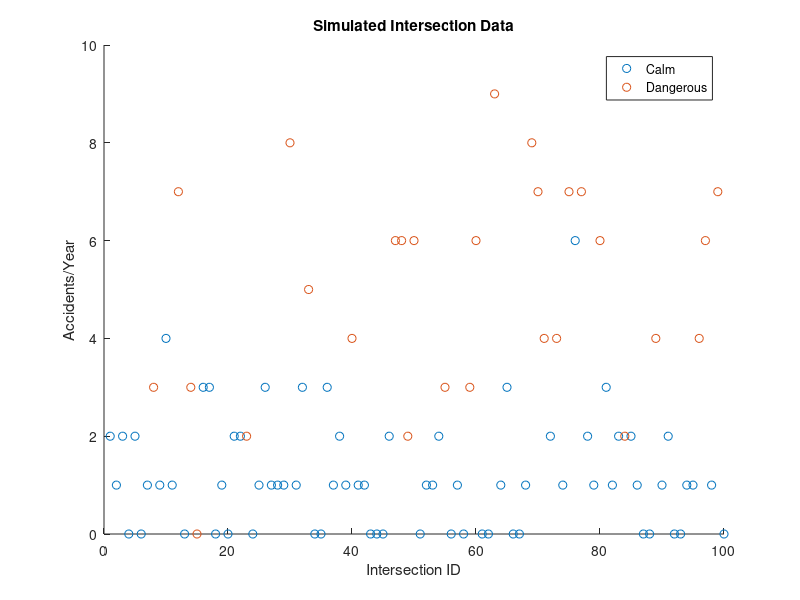

Reproduce this figure in MATLAB. (Note: this script raises an error after producing the figure.)
%% Project3_Question1.m
%  code to see results from Project 3, Question 1
%  code to run EM algorithm is attached as a MATLAB function

%% Generate fake data to test algorithm, based on generative model
piParam = 0.3; % for Bernoulli distribution
lambdaD = 5; % lambda for dangerous intersections
lambdaC = 1; % lambda for calm intersections
N = 100;
X = zeros(N,1); % 1000 data points
Z = zeros(N,1);
for ii=1:N
    Z(ii) = binornd(1,piParam); % latent variable
    if Z(ii)==1
        X(ii) = poissrnd(lambdaD); % generate fake observed accident count 
                       % for dangerous intersections
    elseif Z(ii)==0
        X(ii) = poissrnd(lambdaC); % generate fake observed accidents for calm
                       % intersections
    end
end

figure;
gscatter(1:N,X,Z);title('Simulated Intersection Data');
xlabel('Intersection ID');ylabel('Accidents/Year');
legend('Calm','Dangerous');

[piParamEst,lambdaDest,lambdaCest] = PoissBernEM(X);

% compare estimated values to true values from simulation
fprintf('True Pi: %3.2f    Estimated Pi: %3.2f\n',piParam,piParamEst);
fprintf('True Lambda-D: %3.2f    Estimated Lambda-D: %3.2f\n',lambdaD,lambdaDest);
fprintf('True Lambda-C: %3.2f    Estimated Lambda-C: %3.2f\n\n',lambdaC,lambdaCest);

% Figure out how well we do inferring dangerous versus calm intersections
%  Count any intersection as dangerous if alpha for that intersection is
%  greater than 0.5.
tmp = poisspdf(X,lambdaDest)*piParamEst;
tmp2 = poisspdf(X,lambdaCest)*(1-piParamEst);
alpha = tmp./(tmp+tmp2); % calculate alpha

estimatedIntersectionType = alpha>0.5; % create logical indicator, 1 is dangerous

tmp = estimatedIntersectionType+Z;
proportionCorrect = sum(tmp==2 | tmp==0)/N;

fprintf('Proportion of Intersections Correctly Identified: %3.2f\n\n',proportionCorrect);

%% Simulated Data Results
% It looks like the algorithm works quite well, as it estimates the
% parameters of the model accurately and correctly identifies about
% 90% of intersections as dangerous or calm.

%% Test on data provided for HW, problems 1-C and 1-D
X = [2,0,0,1,3,0,1,6,2,0,1,0,2,0,8,0,1,3,2,0];
N = length(X);
[piParam,lambdaD,lambdaC] = PoissBernEM(X);

% print estimated values
fprintf('Estimated Pi (Probability Dangerous): %3.2f\n',piParam);
fprintf('Estimated Lambda-D: %3.2f\n',lambdaD);
fprintf('Estimated Lambda-C: %3.2f\n',lambdaC);

% Calculate probability of an intersection being dangerous given the data,
%  which we can find by calculating alpha.
tmp = poisspdf(X,lambdaD)*piParam;
tmp2 = poisspdf(X,lambdaC)*(1-piParam);
alpha = tmp./(tmp+tmp2); % calculate alpha

fprintf('Intersection  Probability Dangerous\n');
disp([(1:N)',alpha']);

%% Actual Data Results
% So, we have an ~12% probability of an intersection being dangerous.
% Dangerous intersections have about 6 accidents/year, while calm
% intersections have about 1 accident/year.
%
% The probability that intersection 1 is dangerous is 0.032, while the
% probability that intersection 5 is dangerous is 0.176.
%
% Based on the probabilities, it would be reasonable (cautious) to tag any
% intersection with a probability of being dangerous greater than 0.05 as
% black spots. So, we would tag intersections 5, 8, 15, and 18 as
% potentially dangerous intersections.

dangerous = alpha>0.05;
figure;
gscatter(1:N,X,dangerous);title('Dangerous/Calm Intersections');
xlabel('Intersection ID');ylabel('Accidents/Year');
legend('Calm','Dangerous');

%% Re-run EM with initializations for lambda-D and lambda-C swapped, 1-E
X = [2,0,0,1,3,0,1,6,2,0,1,0,2,0,8,0,1,3,2,0];
N = length(X);
[piParam,lambdaD,lambdaC] = PoissBernEMSwap(X);

% print estimated values
fprintf('Estimated Pi: %3.2f\n',piParam);
fprintf('Estimated Lambda-D: %3.2f\n',lambdaD);
fprintf('Estimated Lambda-C: %3.2f\n',lambdaC);

% We see that swapping the initializations gives us complementary estimates.
%  We have now estimated, in essence, the probability that an intersection
%  is calm. As long as we flip our labels, these are still good inferences.
